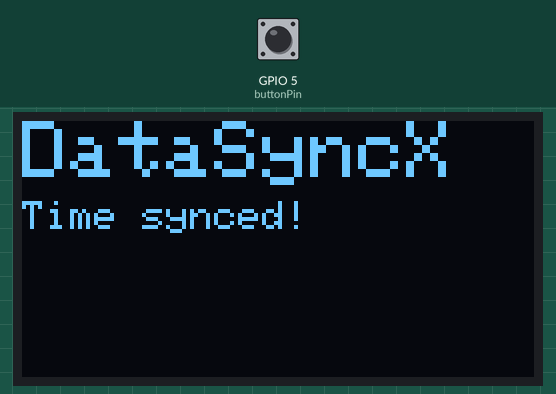
Simulated run of this sketch. Board: Seeed XIAO ESP32-C3. Shown: 128×64 one-colour display. Inputs (shaded band) come from the test bench; at power-on: GPIO 5 (buttonPin) HIGH. WiFi joins after 1.5 s; servers stay silent unless stated; the local clock reads 2024-03-15 10:24:30 at power-on unless the sketch sets it; what the sketch prints to the serial monitor is not drawn.

Above: at 2.7 s.
5.9 s: GPIO 5 (buttonPin) pulled LOW for 0.15 s
At 6.8 s:
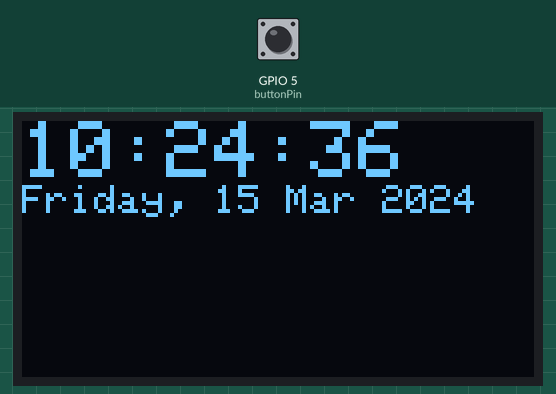
At 16.5 s:
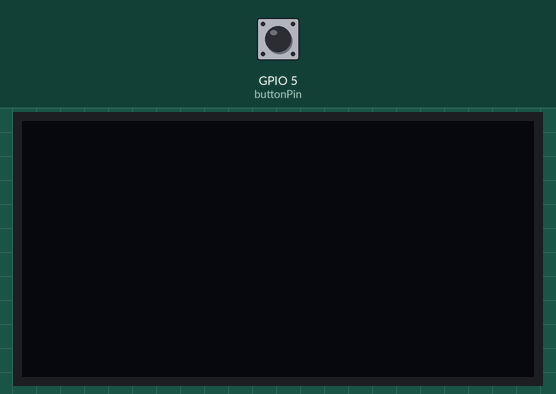
Timing chart, 0 to 16.7 s (numbered marks = the images above; inputs shaded):
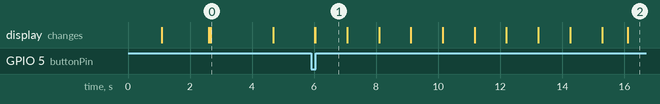

Measured:
- after the input at 5.9 s, the display: first changes after 0.11 s (image 1 shows a later state)
- what the display in image 0 shows lasts 2.0 s, from 2.7 s to 4.7 s

The sketch:

ntpwatchxiao.ino
```cpp
#include <WiFi.h>
#include <time.h>
#include <Adafruit_GFX.h>
#include <Adafruit_SSD1306.h>

#define SCREEN_WIDTH 128
#define SCREEN_HEIGHT 64
#define OLED_RESET     -1
Adafruit_SSD1306 display(SCREEN_WIDTH, SCREEN_HEIGHT, &Wire, OLED_RESET);

const char* ssid       = "Jiofiber@19";
const char* password   = "45454545";

const char* ntpServer = "pool.ntp.org";
const long  gmtOffset_sec = 19800;  // India Time GMT+5:30 = 5.5*3600 = 19800
const int   daylightOffset_sec = 0;

const int buttonPin = 5; // D3 on Xiao ESP32-C3
bool screenOn = false;
unsigned long screenOnTime = 0;
unsigned long lastNTPSync = 0;
const unsigned long NTP_SYNC_INTERVAL = 5 * 60 * 60 * 1000; // 5 hours in milliseconds

void syncNTPTime() {
  // Connect to WiFi if not already connected
  if (WiFi.status() != WL_CONNECTED) {
    Serial.printf("Connecting to %s ", ssid);
    WiFi.begin(ssid, password);

    // Set a timeout for connection
    unsigned long startAttemptTime = millis();
    while (WiFi.status() != WL_CONNECTED && millis() - startAttemptTime < 10000) {
      delay(500);
      Serial.print(".");
    }
  }

  if (WiFi.status() == WL_CONNECTED) {
    Serial.println(" CONNECTED");

    // Setup time sync
    configTime(gmtOffset_sec, daylightOffset_sec, ntpServer);

    // Wait for time to sync
    struct tm timeinfo;
    int retries = 0;
    while (!getLocalTime(&timeinfo) && retries < 5) {
      Serial.println("Waiting for NTP...");
      delay(1000);
      retries++;
    }

    lastNTPSync = millis();

    // Disconnect WiFi to save power
    WiFi.disconnect(true);
    WiFi.mode(WIFI_OFF);
  }
}

void printLocalTimeOLED() {
  struct tm timeinfo;
  if (!getLocalTime(&timeinfo)) {
    display.clearDisplay();
    display.setCursor(0, 0);
    display.setTextSize(2); // Larger font for failure message
    display.setTextColor(SSD1306_WHITE);
    display.println("Failed to get time");
    display.display();
    return;
  }

  display.clearDisplay();
  display.setTextColor(SSD1306_WHITE);

  // Show time in large font
  display.setCursor(0, 0);
  display.setTextSize(2);
  char timeStr[20];
  strftime(timeStr, sizeof(timeStr), "%H:%M:%S", &timeinfo);
  display.println(timeStr);

  // Show date in small font
  display.setTextSize(1);
  char dateStr[30];
  strftime(dateStr, sizeof(dateStr), "%A, %d %b %Y", &timeinfo);
  display.println(dateStr);

  display.display();
}

void setup() {
  Serial.begin(115200);
  pinMode(buttonPin, INPUT_PULLUP);

  // OLED init
  if (!display.begin(SSD1306_SWITCHCAPVCC, 0x3C)) {
    Serial.println(F("SSD1306 allocation failed"));
    for (;;);
  }

  // Display boot screen with watch name
  display.clearDisplay();
  display.setTextColor(SSD1306_WHITE);

  // Show watch name in large font at the top
  display.setTextSize(2);
  display.setCursor(0, 0);
  display.println("DataSyncX");

  // Show "Booting..." below it
  display.setTextSize(1);
  display.setCursor(0, 20);
  display.println("Booting...");
  display.display();
  delay(1000);

  // Connect to WiFi
  display.setCursor(0, 30);
  display.println("Connecting to WiFi...");
  display.display();

  Serial.printf("Connecting to %s ", ssid);
  WiFi.begin(ssid, password);
  int connectionAttempts = 0;
  while (WiFi.status() != WL_CONNECTED && connectionAttempts < 20) {
    delay(500);
    Serial.print(".");
    connectionAttempts++;
  }

  if (WiFi.status() == WL_CONNECTED) {
    Serial.println(" CONNECTED");
    display.setCursor(0, 40);
    display.println("WiFi connected!");
    display.display();

    // Setup time sync
    configTime(gmtOffset_sec, daylightOffset_sec, ntpServer);

    // Wait for time to sync
    struct tm timeinfo;
    display.setCursor(0, 50);
    display.println("Syncing time...");
    display.display();

    int retries = 0;
    while (!getLocalTime(&timeinfo) && retries < 10) {
      Serial.println("Waiting for NTP...");
      delay(1000);
      retries++;
    }

    display.clearDisplay();
    display.setTextSize(2);
    display.setCursor(0, 0);
    display.println("DataSyncX");
    display.setTextSize(1);

    if (retries >= 10) {
      display.setCursor(0, 20);
      display.println("Time sync failed.");
      Serial.println("Time sync failed.");
    } else {
      display.setCursor(0, 20);
      display.println("Time synced!");
      Serial.println("Time synced!");
      lastNTPSync = millis();
    }

    // Disconnect WiFi to save power
    WiFi.disconnect(true);
    WiFi.mode(WIFI_OFF);
  } else {
    Serial.println("WiFi connection failed");
    display.setCursor(0, 40);
    display.println("WiFi connection failed");
  }

  display.display();
  delay(2000);
  display.clearDisplay();
  display.display();
}

void loop() {
  // Check if it's time to sync with NTP server (every 5 hours)
  if (millis() - lastNTPSync >= NTP_SYNC_INTERVAL) {
    syncNTPTime();
  }

  // Button press check
  if (digitalRead(buttonPin) == LOW && !screenOn) {
    screenOn = true;
    screenOnTime = millis();
    printLocalTimeOLED();
  }

  // Update the time display every second while screen is on
  static unsigned long lastTimeUpdate = 0;
  if (screenOn && millis() - lastTimeUpdate >= 1000) {
    lastTimeUpdate = millis();
    printLocalTimeOLED();
  }

  // Turn off screen after 10 seconds
  if (screenOn && millis() - screenOnTime >= 10000) {
    display.clearDisplay();
    display.display();
    screenOn = false;
  }

  delay(100); // Short delay to prevent button bounce and reduce CPU usage
}
```
